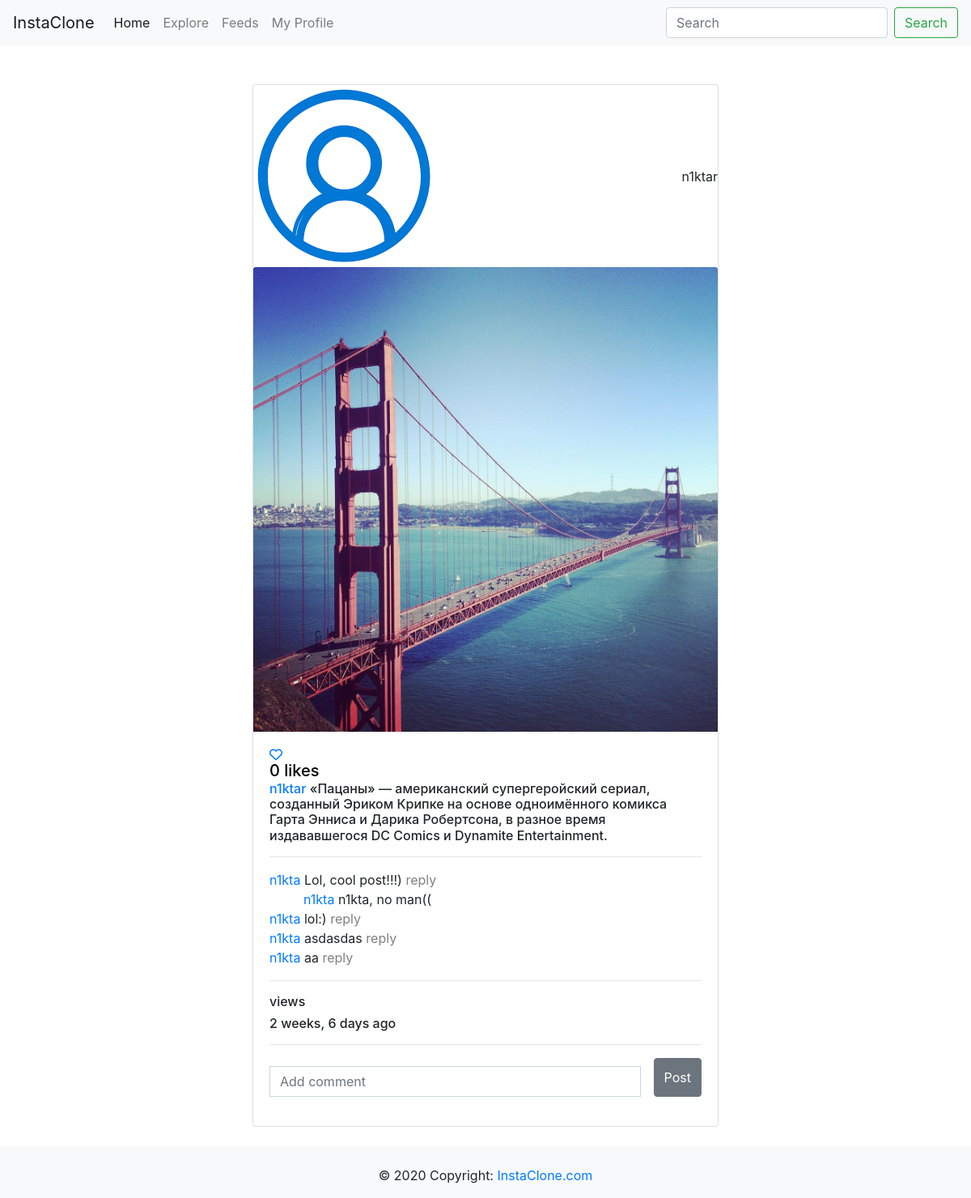
The app's page /post/the-boys/ (signed in), older data.
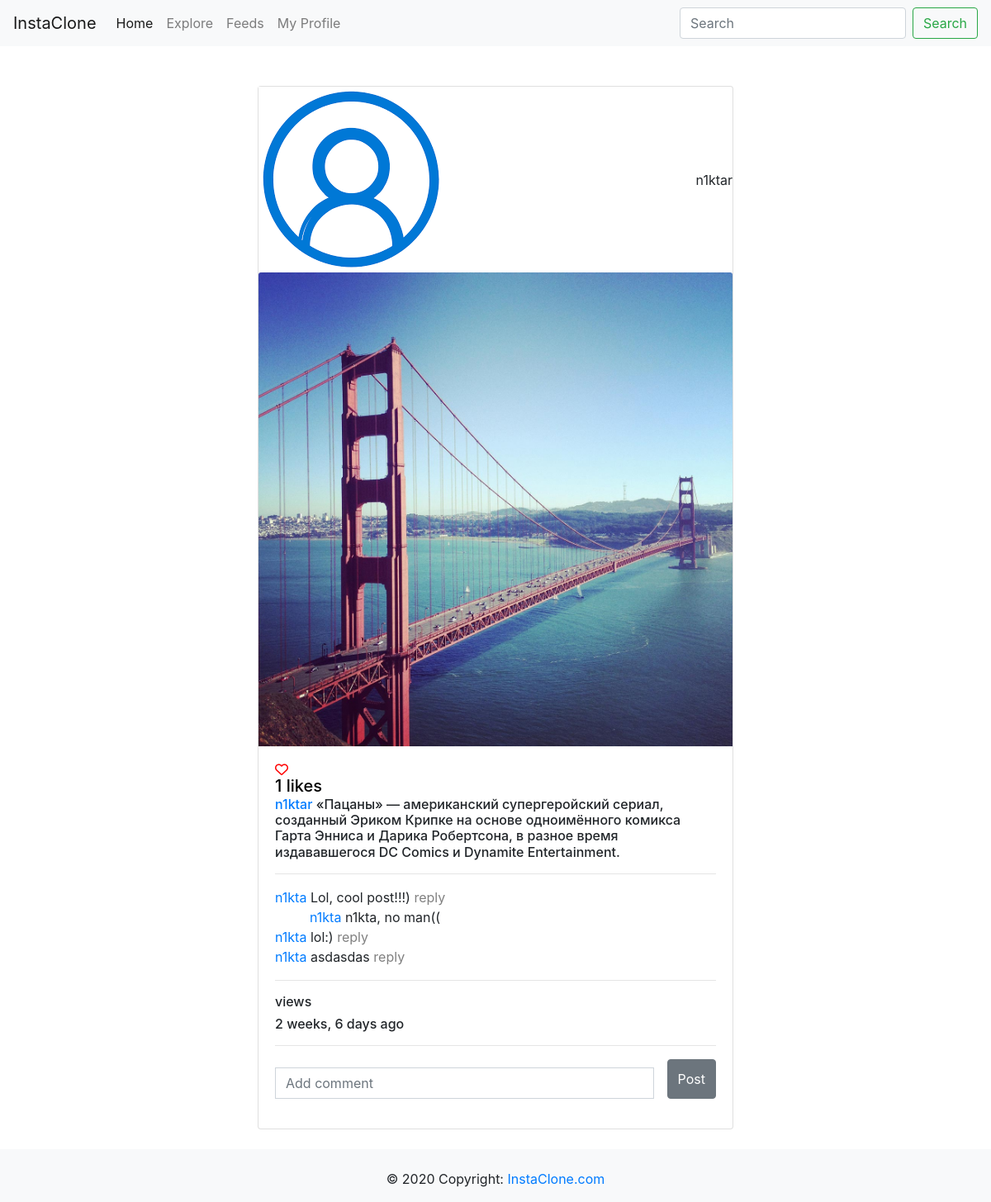
The same page, newer data.
### images/models.py (models this page shows, shortened)
class Image(models.Model):
    user = models.ForeignKey(User, on_delete=models.CASCADE, related_name='images_user')
    profile = models.ForeignKey(Profile, on_delete=models.CASCADE, related_name='images_profile', blank=True, null=True)
    title = models.CharField(max_length=255)
    slug = models.SlugField(blank=True, null=True)
    image = models.ImageField(upload_to='images/%Y/%m/%d')
    description = models.TextField()
    created = models.DateTimeField(auto_now_add=True)
    users_like = models.ManyToManyField(User, related_name='images_liked', blank=True)
    class Meta:
        ordering = ['created']
    def get_review(self):
        return self.post_review.filter(parent__isnull=True)

class Review(models.Model):
    user = models.ForeignKey(User, on_delete=models.CASCADE)
    text = models.TextField()
    parent = models.ForeignKey('self', on_delete=models.SET_NULL, blank=True, null=True)
    post = models.ForeignKey(Image, related_name='post_review', on_delete=models.CASCADE)

### account/views.py (the view)
# urls.py: path('post/<slug:slug>/', login_required(DashboardDetailView.as_view()), name='dashboard_detail'),
class DashboardDetailView(View):
    def get(self, request, slug):
        image = get_object_or_404(Image, slug=slug)
        total_views = r.incr(f'image:{image.id}:views')
        r.zincrby('ranking_for_image', 1, image.id)
        return render(request, 'account/dashboard_detail.html', {'image': image, 'total_views': total_views})

### account/templates/account/dashboard_detail.html (shortened to what the changed rows need)
{% extends 'base.html' %}
{% load thumbnail %}
{% load static %}
{% block content %}
    <section class="main">
        <div class="container">
            <div class="row">
                <div class="col-md-12">
                    <div class="wrapper d-flex justify-content-center">
                        <div class="main__content">
                            <div class="card mt-5" style="width: 36rem;">
                                <div class="card-title d-flex" style="align-items: center;justify-content: space-between;margin: 0;padding: 0;">
                                    {% thumbnail image.profile.avatar_image "25x25" as im %}
                                        <img src="{{ im.url }}" alt="">
                                    {% endthumbnail %}
                                    {{ image.user }}
                                </div>
                                {% thumbnail image.image "250x250" as im %}
                                    <img src="{{ im.url }}" class="card-img-top" alt="">
                                {% endthumbnail %}
                                <div class="card-body">
                                    <div class="card-info">
                                        <a href="#">
                                            <i class="fa fa-heart-o like-action {% if request.user in image.users_like.all %}red{% endif %}"
                                               id="{{ image.id }}" data-user="{{ request.user.id }}"
                                               data-id="{{ image.id }}"
                                               data-action="{% if request.user in image.users_like.all %}un{% endif %}like"
                                               aria-hidden="true">
                                            <h5 class="card-title"><span class="user-like-count">{{ image.users_like.count }}</span> likes</h5>
                                            </i>
                                        </a>
                                    </div>
                                    <h6 class="card-text">
                                        <a href="#">{{ image.user }}</a> {{ image.description }}
                                    </h6>
                                    <hr>
                                    <div class="card-comments">
                                        {% for review in image.get_review %}
                                            <div class="current-comment">
                                                <a href="#">{{ review.user }}</a>
                                                <span class="card-text">{{ review.text }}
                                                    <a href="#formReview" onclick="addReview('{{ review.user }}', '{{ review.id }}')" style="color: grey">
                                                        reply
                                                    </a>
                                                </span>
                                            </div>
                                            {% for rev in review.review_set.all %}
                                                <div class="current-comment-reply">
                                                    <a href="#">{{ rev.user }}</a>
                                                    <span class="card-text">{{ rev.text }}</span>
                                                </div>
                                            {% endfor %}
                                        {% endfor %}
                                    </div>
                                    <hr>
                                    <h6>{{ total_views }} view{{ total_views|pluralize }}</h6>
                                    <h6 class="card-text">{{ image.created|timesince }} ago</h6>
                                    <hr/>
                                    <form action="{% url 'images:review_add' image.id %}" method="POST" class="input-group mb-3" id="formReview">
                                        <input type="text" name="text" class="form-control mr-3" id="contactcomment" placeholder="Add comment">
                                        <button type="submit" class="btn btn-secondary mt-0">Post</button>
                                    </form>
                                </div>
                            </div>
                        </div>
                    </div>
                </div>
            </div>
        </div>
    </section>
{% endblock content %}

Row changes from the older to the newer data that the page shows:
removed Review: user "n1kta", text "aa"
computed for Image "n1ktar": users_like.count "0" → "1"
